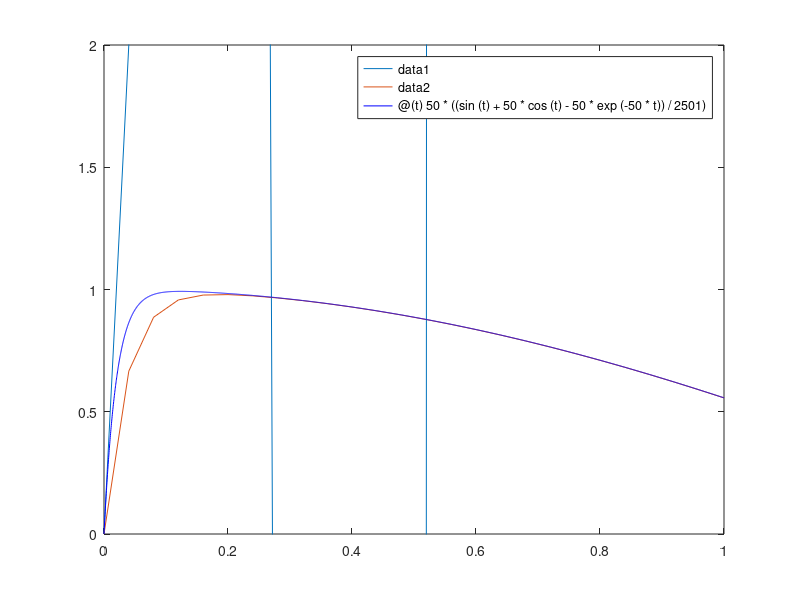

The MATLAB source for this figure:
clc;
clear all;
clearvars;

%Explicit Euler Method:
y0_e=0; %initial value of the function
t0_e=0; %starting limit
tfinal_e=1; %ending limit
h_e=0.25 ; %step size
y_e= y0_e; % setting the function value to the initial value
F=@(t,y_e) 50*(cos(t)-y_e); %defining the function
yout_e = y_e; %setting the output value
tvec = t0_e : h_e : tfinal_e-h_e; %plot vector for X axis
for t = t0_e : h_e : tfinal_e-h_e %for loop for solving the equation
         s = F(t,y_e); %finding the slope
         y_e = y_e + h_e*s; %obtaining new y
         yout_e = [yout_e; y_e]; % adding with the output       
end
%plot of explicit euler function:
plot(tvec,yout_e(1:end-1));
xlim([0 1])
ylim([0 2])
hold on

%implicit euler:
t0=0.0;
t_stop=1.0;
y0=0.0;
n=25;
h=(t_stop-t0)/n;
t1(1)=t0;
y1(1)=y0;
y(1)=y0;
tvec=t0:h:t_stop;
for i=1:n
t1(i+1)=t1(i)+h;
y1(i+1)=(y1(i)+h*50.0*cos(t1(i+1)))/(1.0+50.0*h);
end
plot(tvec,y1)
hold on

%analytical function plot:
fplot(@(t) 50*((sin(t)+50*cos(t)-50*exp(-50*t))/2501),[0 1],'b');
hold off